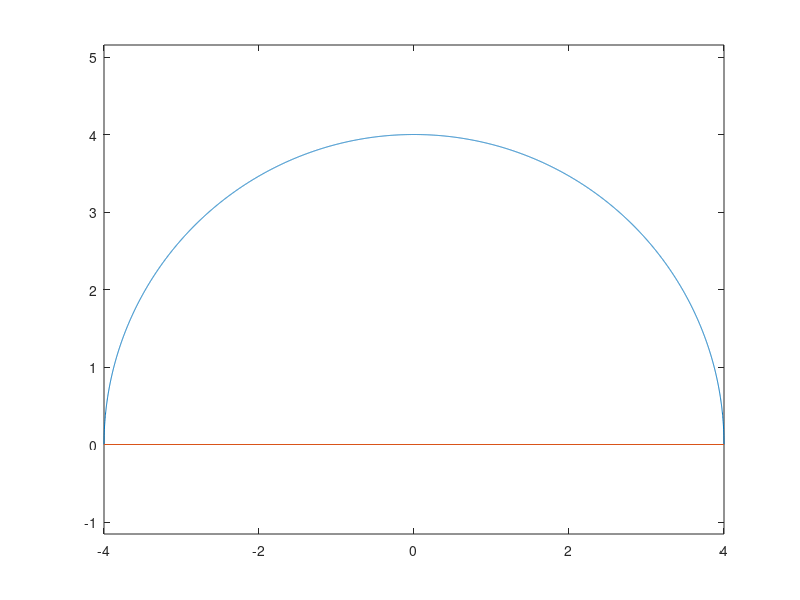

Write the MATLAB code that produced this figure.
format long
R = 4;
f = @(x)sqrt(R.^2-x.^2)
a = -R;
b = R;
N = 5000;
x = linspace(a,b,N);
y = f(x)
figure(1);
clf;
plot(x,y);
hold on;
axis equal;
plot([a,b], [0,0]);
s1 = pi*R^2
s2 = 2 * trapz(x,y)
s3 = 2 * integral(f,a,b)
fprintf("porowanie wynikow roznymi metodami");
fprintf("wynik obliczony ze wzoru na pole kola = %.10f\n",s1);
fprintf("wynik obliczony przez trapez = %f\n",s2);
fprintf("wynik obliczony przez integral = %f\n",s3);
fprintf("roznica procentowa = %f%%\n", abs(((s1-s2)/s1)*100));
